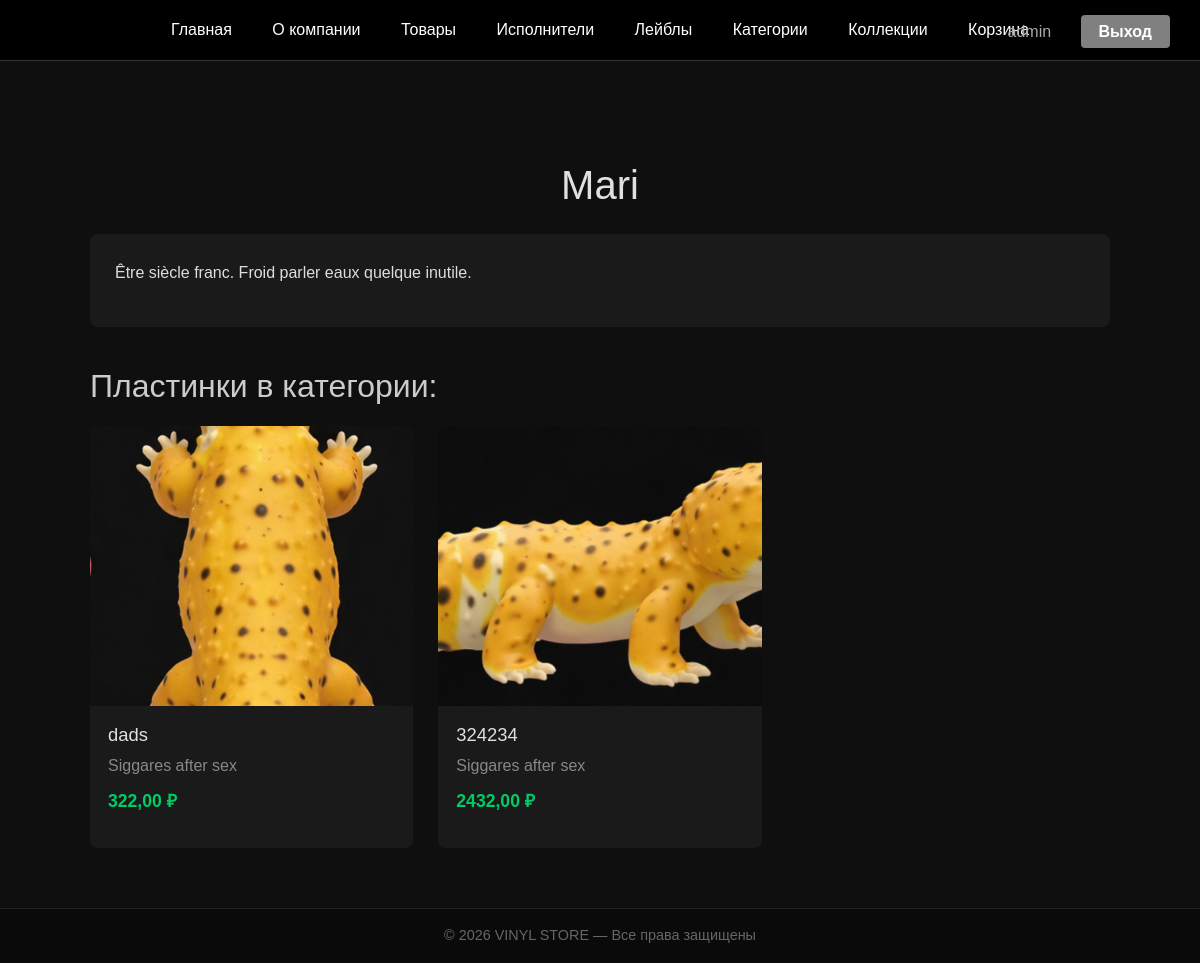
Screenshot of /categories/1/ (signed in) with the database file from the repository.
### productproject/models.py (models this page shows, shortened)
class Category(models.Model):
    name = models.CharField(max_length=MAX_LENGTH, verbose_name='Наименование категории')
    description = models.TextField(null=True, blank=True, verbose_name='Описание категории')
    class Meta:
        verbose_name = 'Категория'
        verbose_name_plural = 'Категории'

class Plate(models.Model):
    name = models.CharField(max_length=MAX_LENGTH, verbose_name='Наименование пластинки')
    description = models.TextField(null=True, blank=True, verbose_name='Описание пластинки')
    price = models.DecimalField(max_digits=10, decimal_places=2, verbose_name='Цена')
    year = models.PositiveIntegerField(null=True, blank=True, verbose_name='Год выпуска')
    photo = models.ImageField(upload_to='plates/%Y/%m/%d/', null=True, blank=True, verbose_name='Изображение')
    create_date = models.DateTimeField(auto_now_add=True, verbose_name='Дата добавления')
    is_exist = models.BooleanField(default=True, verbose_name='Доступна к заказу')
    category = models.ForeignKey(Category, on_delete=models.PROTECT, verbose_name='Категория')
    collection = models.ManyToManyField(Collection, blank=True, verbose_name='Коллекции')
    artist = models.ForeignKey(Artist, on_delete=models.PROTECT, null=True, blank=True, verbose_name='Исполнитель')
    label = models.ForeignKey(Label, on_delete=models.PROTECT, null=True, blank=True, verbose_name='Лейбл')
    genre = models.ManyToManyField(Genre, blank=True, verbose_name='Жанры')
    vinyl_format = models.ForeignKey(VinylFormat, on_delete=models.PROTECT, null=True, blank=True, verbose_name='Формат')
    condition = models.ForeignKey(Condition, on_delete=models.PROTECT, null=True, blank=True, verbose_name='Состояние')
    class Meta:
        verbose_name = 'Пластинка'
        verbose_name_plural = 'Пластинки'

class Artist(models.Model):
    name = models.CharField(max_length=MAX_LENGTH, verbose_name='Имя исполнителя')
    description = models.TextField(null=True, blank=True, verbose_name='Описание')
    country = models.CharField(max_length=100, null=True, blank=True, verbose_name='Страна')
    photo = models.ImageField(upload_to='artists/%Y/%m/%d/', null=True, blank=True, verbose_name='Фото исполнителя')
    class Meta:
        verbose_name = 'Исполнитель'
        verbose_name_plural = 'Исполнители'

### productproject/views.py (the view)
# urls.py: path('categories/<int:pk>/', CategoryDetailView.as_view(), name='category_detail'),
@method_decorator(permission_required('productproject.view_category', login_url='productproject:login'), name='dispatch')
class CategoryDetailView(DetailView):
    model = Category
    template_name = 'categories/category_detail.html'
    context_object_name = 'category'

### productproject/templates/categories/category_detail.html (shortened to what this page needs)
{% extends 'base.html' %}
{% block content %}
    <div class="container">
        <h1>{{ category.name }}</h1>
        {% if category.description %}
            <div class="description">
                {{ category.description|linebreaks }}
            </div>
        {% endif %}
        <h2 style="margin: 40px 0 20px; color: #ccc;">Пластинки в категории:</h2>
        <div class="plates-grid">
            {% for plate in category.plate_set.all %}
                <div class="plate-card">
                    {% if plate.photo %}
                        <img src="{{ plate.photo.url }}" alt="{{ plate.name }}">
                    {% else %}
                        <div style="height: 280px; background: #222; display: flex; align-items: center; justify-content: center; color: #555; font-size: 0.95rem;">
                            Нет изображения
                        </div>
                    {% endif %}
                    <div class="plate-info">
                        <h3>
                            <a href="{% url 'productproject:plate_detail' plate.pk %}">
                                {{ plate.name }}
                            </a>
                        </h3>
                        {% if plate.artist %}
                            <p style="color: #888; margin-bottom: 8px;">{{ plate.artist.name }}</p>
                        {% endif %}
                        <p class="price">{{ plate.price }} ₽</p>
                    </div>
                </div>
            {% empty %}
                <p style="grid-column: 1 / -1; text-align: center; padding: 60px; color: #777; font-size: 1.1rem;">
                    В этой категории пока нет пластинок.
                </p>
            {% endfor %}
        </div>
    </div>
{% endblock %}

### templates/base.html (shortened to what this page needs)
{% load static %}
<!DOCTYPE html>
<html lang="ru">
<head>
    <link href="{% static 'bootstrap-5.3.8-dist/css/bootstrap.min.css' %}" rel="stylesheet">
</head>
<body>
    {% include "_inc/_header.html" %}
    <main class="container">
        {% block content %}
        {% endblock %}
    </main>
    {% include "_inc/_footer.html" %}
</body>
</html>

### templates/_inc/_header.html
<header>
    <nav>
        <a href="{% url 'productproject:home' %}">Главная</a>
        <a href="{% url 'productproject:about' %}">О компании</a>
        <a href="{% url 'productproject:plate_list' %}">Товары</a>
        <a href="{% url 'productproject:artist_list' %}">Исполнители</a>
        <a href="{% url 'productproject:label_list' %}">Лейблы</a>
        <a href="{% url 'productproject:category_list' %}">Категории</a>
        <a href="{% url 'productproject:collection_list' %}">Коллекции</a>
        <a href="{% url 'productproject:cart' %}">Корзина</a>
    </nav>
    <div class="auth-buttons">
        {% if user.is_authenticated %}
            <span style="color: #aaa; margin-right: 15px;">{{ user.username }}</span>
            <a href="{% url 'productproject:logout' %}" class="btn-logout">Выход</a>
        {% else %}
            <a href="{% url 'productproject:login' %}" class="btn-login">Войти</a>
            <a href="{% url 'productproject:register' %}" class="btn-register">Регистрация</a>
        {% endif %}
    </div>
</header>

### templates/_inc/_footer.html
    <footer>
        © 2026 VINYL STORE — Все права защищены
    </footer>

### templates/base.html (style rules this page uses)
* { margin: 0; padding: 0; box-sizing: border-box; }
body { font-family: Arial, sans-serif; background: #0f0f0f; color: #e0e0e0; min-height: 100vh; display: flex; flex-direction: column; }
header { background: #000; padding: 18px 0; text-align: center; border-bottom: 1px solid #333; }
.auth-buttons { position: absolute; right: 30px; top: 20px; }
.btn-login, .btn-register, .btn-logout { padding: 8px 18px; border-radius: 4px; text-decoration: none; font-weight: bold; margin-left: 10px; }
.btn-logout { background: #808080; color: #fff; }
nav a { color: #fff; margin: 0 18px; text-decoration: none; }
main { flex: 1 0 auto; padding: 20px 0; }
.container { max-width: 1300px; margin: 0 auto; padding: 0 20px; }
h1 { text-align: center; margin: 40px 0 25px; font-size: 2.5rem; }
footer { background: #0a0a0a; color: #666; text-align: center; padding: 16px 0; font-size: 0.9rem; border-top: 1px solid #222; margin-top: auto; }

### productproject/templates/categories/category_detail.html (style rules this page uses)
.container { max-width: 1100px; margin: 0 auto; padding: 30px 20px; }
.description { background: #1a1a1a; padding: 25px; border-radius: 8px; line-height: 1.7; color: #ddd; margin: 25px 0; }
.plates-grid { display: grid; grid-template-columns: repeat(auto-fill, minmax(260px, 1fr)); gap: 25px; margin-top: 20px; }
.plate-card { background: #1a1a1a; border-radius: 8px; overflow: hidden; transition: 0.3s; }
.plate-card img { width: 100%; height: 280px; object-fit: cover; }
.plate-info { padding: 18px; }
.plate-info h3 { margin: 0 0 8px 0; font-size: 1.15rem; }
.plate-info h3 a { color: #e0e0e0; text-decoration: none; }
.price { color: #00cc66; font-weight: bold; font-size: 1.1rem; margin-top: 10px; }

### rows the page displays
Category: name "Mari", description "Être siècle franc. Froid parler eaux quelque inutile."
Plate: photo (picture), name "dads", artist.name "Siggares after sex", price "322,00"
Plate: photo (picture), name "324234", artist.name "Siggares after sex", price "2432,00"

### other values shown
{{ user.username }} "admin"
